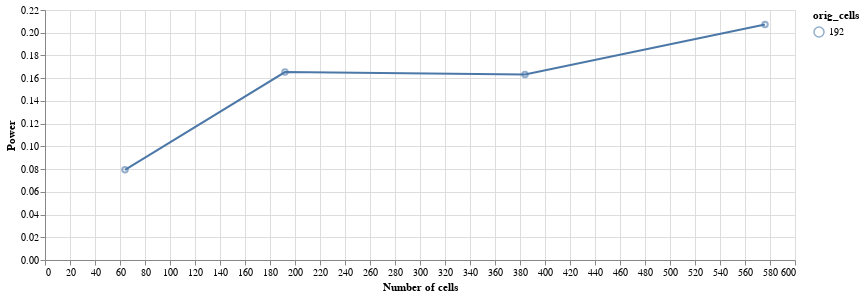

Notebook cell for this chart:
### Code cell
p = pval_final |>
@vlplot(
    transform=[
        {
        joinaggregate=[{
            op="mean",
            field="x2",
            as="mean_x2"
        }],
        groupby=["orig_cells"]
        }
    ]
) +
@vlplot(width=750,
    height=250,
    mark={
            :point,opacity=0.6
        },
    y={"x2:q", title = "Power"},
    x={"x1:q", title = "Number of cells"},
    color={"orig_cells:n"}
) +
@vlplot(
    mark=:line,
    x={"x1:q", title = "Number of cells"},
    y={aggregate="mean","x2:q"},
    color={"orig_cells:n"}
)

### Figure 1 — Vega-Lite specification as saved in the notebook (floating-point values rounded to 4 significant figures)
{"data": {"values": [{"orig_cells": 192, "x1": 64, "x2": 0.07937}, {"orig_cells": 192, "x1": 192, "x2": 0.1654}, {"orig_cells": 192, "x1": 384, "x2": 0.1632}, {"orig_cells": 192, "x1": 576, "x2": 0.2072}]}, "layer": [{"encoding": {"color": {"field": "orig_cells", "type": "nominal"}, "x": {"field": "x1", "title": "Number of cells", "type": "quantitative"}, "y": {"field": "x2", "title": "Power", "type": "quantitative"}}, "height": 250, "mark": {"opacity": 0.6, "type": "point"}, "width": 750}, {"encoding": {"color": {"field": "orig_cells", "type": "nominal"}, "x": {"field": "x1", "title": "Number of cells", "type": "quantitative"}, "y": {"aggregate": "mean", "field": "x2", "type": "quantitative"}}, "mark": "line"}], "transform": [{"groupby": ["orig_cells"], "joinaggregate": [{"as": "mean_x2", "field": "x2", "op": "mean"}]}]}
